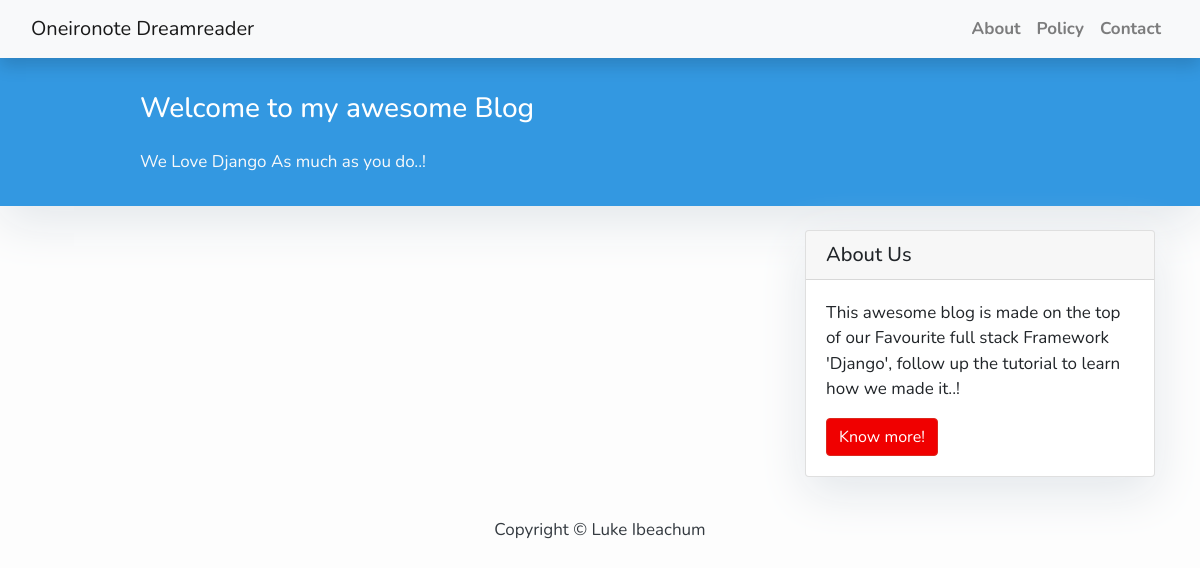
Before: / with the older database file.
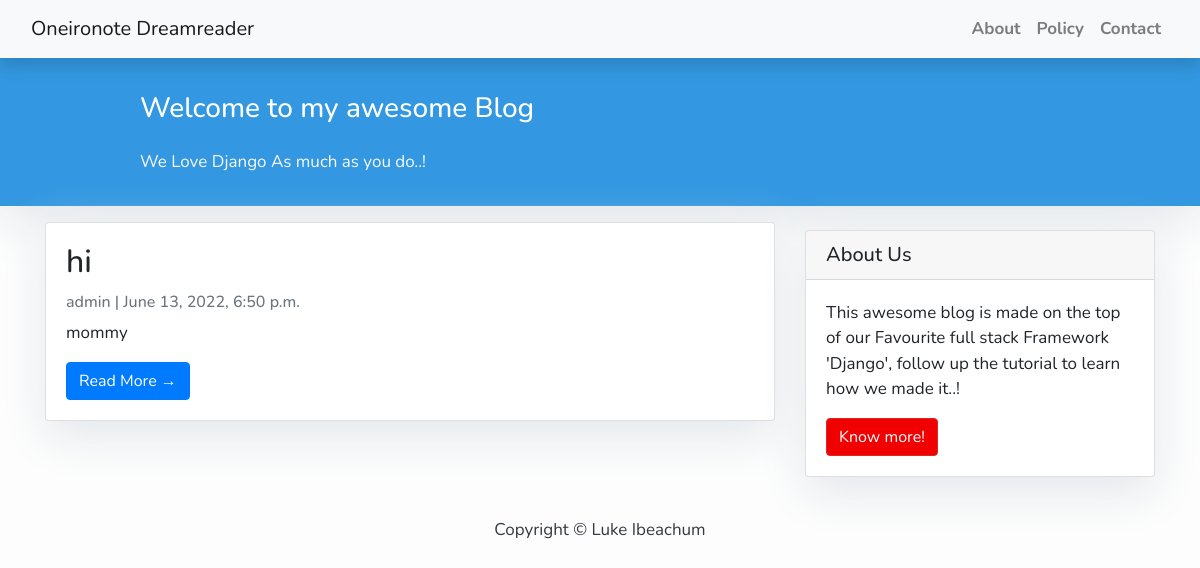
After: the same page with the newer database file.
### dreamreader/models.py (models this page shows, shortened)
class Post(models.Model):
    title = models.CharField(max_length=200, unique=True)
    slug = models.SlugField(max_length=200, unique=True)
    author = models.ForeignKey(User, on_delete= models.CASCADE, related_name='dream_posts')
    updated_on = models.DateTimeField(auto_now=True)
    content = models.TextField()
    created_on = models.DateTimeField(auto_now_add=True)
    status = models.IntegerField(choices=STATUS, default=0)
    class Meta:
        ordering = ['-created_on']

### dreamreader/views.py (the view)
# urls.py: path('', PostList.as_view(), name ='home'),
class PostList(generic.ListView):
    queryset = Post.objects.filter(status=1).order_by('-created_on')
    template_name = 'index.html'

### templates/index.html (shortened to what this page needs)
{% extends "base.html" %}
{% block content %}
<header class="masthead">
    <div class="container">
        <div class="row">
            <div class=" col-md-8 col-md-10 mx-auto">
                <div class="site-heading">
                    <h3 class=" site-heading my-4 mt-3 text-white"> Welcome to my awesome Blog </h3>
                    <p class="text-light">We Love Django As much as you do..! &nbsp
                    </p>
                </div>
            </div>
        </div>
    </div>
</header>
<div class="container">
    <div class="row">
        <div class="col-md-8 mt-3 left">
            {% for post in post_list %}
            <div class="card mb-4">
                <div class="card-body">
                    <h2 class="card-title">{{ post.title }}</h2>
                    <p class="card-text text-muted h6">{{ post.author }} | {{ post.created_on}} </p>
                    <p class="card-text">{{post.content|slice:":200" }}</p>
                    <a href="{% url 'post_detail' post.slug  %}" class="btn btn-primary">Read More &rarr;</a>
                </div>
            </div>
            {% endfor %}
        </div>
        {% block sidebar %}
            {% include 'sidebar.html' %}
        {% endblock sidebar %}
    </div>
</div>
{%endblock%}

### templates/base.html (shortened to what this page needs)
<!DOCTYPE html>
<html>
    <head>
        {% load static %}
        <link rel="stylesheet" href="{% static 'css/bootstrap.min.css' %}">
        <link rel="stylesheet" href="{% static 'css/bootstrap.css' %}">
        <link rel="stylesheet" href="{% static 'style.css'%}">
    </head>
    <body>
        <nav class="navbar navbar-expand-lg navbar-light bg-light shadow" id="mainNav">
            <div class="container-fluid">
                <a class="navbar-brand" href="{% url 'home' %}">Oneironote Dreamreader</a>
                <div class="collapse navbar-collapse" id="navbarResponsive">
                    <ul class="navbar-nav ml-auto">
                        <li class="nav-item text-black">
                            <a class="nav-link text-black font-weight-bold" href="#">About</a>
                        </li>
                        <li class="nav-item text-black">
                            <a class="nav-link text-black font-weight-bold" href="#">Policy</a>
                        </li>
                        <li class="nav-item text-black">
                            <a class="nav-link text-black font-weight-bold" href="#">Contact</a>
                        </li>
                    </ul>
                </div>
            </div>
        </nav>
        {% block content %}{% endblock content %}
        <footer class="py-3 bg-grey">
            <p class="m-0 text-dark text-center ">Copyright &copy; Luke Ibeachum</p>
        </footer>
    </body>
</html>

### templates/sidebar.html (shortened to what this page needs)
<html>
    <head>
    </head>
    <body>
    {% block sidebar %}
<div class="col-md-4 float-right ">
<div class="card my-4">
        <h5 class="card-header">About Us</h5>
    <div class="card-body">
        <p class="card-text"> This awesome blog is made on the top of our Favourite full stack Framework 'Django', follow up the tutorial to learn how we made it..!</p>
        <a href="https://djangocentral.com/building-a-blog-application-with-django" class="btn btn-danger">Know more!</a>
    </div>
</div>
</div>
{% endblock sidebar %}
</body>
</html>

### static/style.css (style rules this page uses)
body { font-family: "Roboto", sans-serif; font-size: 18px; background-color: #fdfdfd; }
.card { box-shadow: 0 16px 48px #E3E7EB; }

### templates/base.html (style rules this page uses)
body { font-family: "Nunito", sans-serif; font-size: 17px; background-color: #fdfdfd; }
.shadow { box-shadow: 0 4px 2px -2px rgba(0, 0, 0, 0.1); }
.btn-danger { color: #fff; background-color: #f00000; border-color: #dc281e; }
.masthead { background: #3398E1; height: auto; padding-bottom: 15px; box-shadow: 0 16px 48px #E3E7EB; padding-top: 10px; }

Changed rows visible on the page:
added Post: title "hi", author "admin", created_on "June 13, 2022, 6:50 p.m.", content "mommy"
